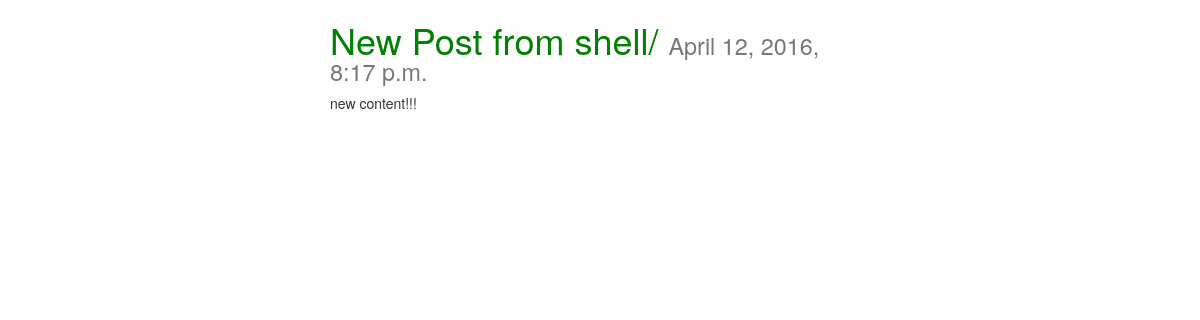
Page /posts/3/ on the earlier database version.
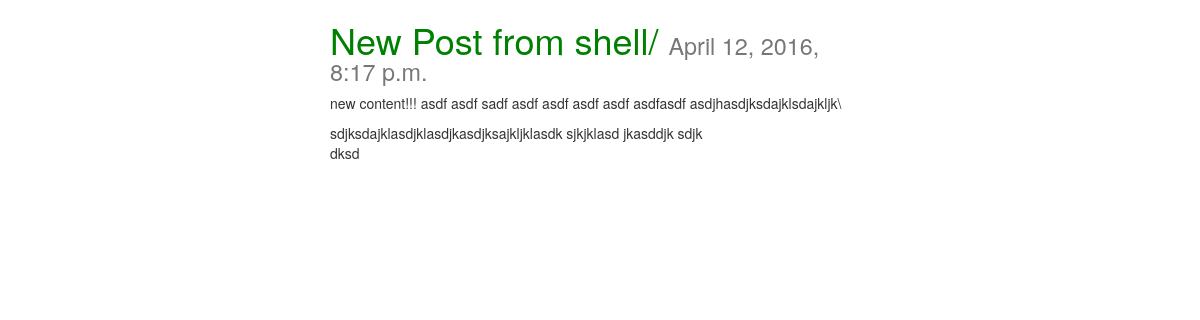
Same page on the later database version.
### posts/models.py (models this page shows, shortened)
class Post(models.Model):
    title = models.CharField(max_length=120)
    content = models.TextField()
    updated = models.DateTimeField(auto_now=True, auto_now_add=False)
    timestamp = models.DateTimeField(auto_now=False, auto_now_add=True)

### posts/views.py (the view)
# urls.py: url(r'(?P<id>\d+)/$', post_detail, name='detail'),
def post_detail(request,id=None):
    instance = get_object_or_404(Post,id=id)
    detail = {
        "title":"Detail",
        "post":instance
    }
    return render(request,"post_detail.html",detail)

### templates/post_detail.html (shortened to what this page needs)
{% extends "base.html" %}
{% block content %}
    <div class='col-sm-6 col-sm-offset-3'>
        <h1>{{ post.title}} <small>{{ post.timestamp }}</small></h1>
        <div>
            {{post.content | linebreaks}}
        </div>
    </div>
{% endblock content %}

Differences in the rows shown:
changed Post "New Post from shell/": content "new content!!!" → "new content!!! asdf asdf sadf asdf asdf asdf asdf asdfasdf asdjhasdjksdajklsdajkljk\\ sdjksdajklasdjklasdjkasdjksajkljklasdk sjkjklasd jkasddjk sdjk dksd"
